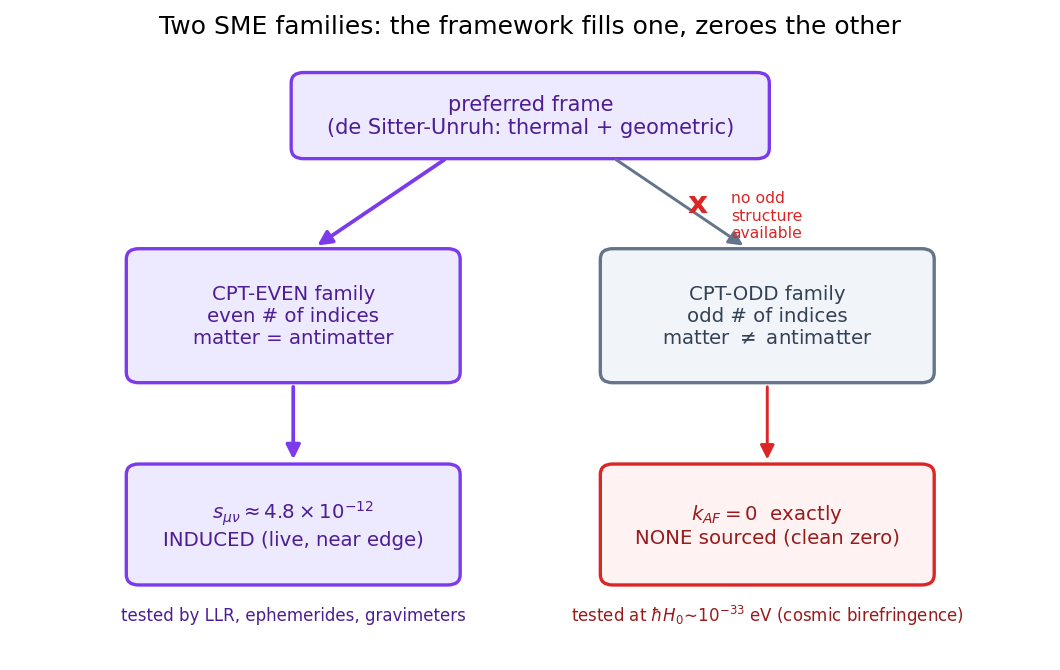

Reproduce this figure in Python.
import numpy as np, matplotlib
matplotlib.use("Agg")
import matplotlib.pyplot as plt
from matplotlib.patches import FancyBboxPatch, FancyArrowPatch
plt.rcParams.update({"figure.dpi":150,"savefig.dpi":150,"font.size":11,
    "axes.grid":True,"grid.alpha":0.25,"axes.spines.top":False,"axes.spines.right":False,
    "axes.titlesize":12,"figure.facecolor":"white","axes.facecolor":"white"})
C_FW="#7c3aed"; C_NEWTON="#64748b"; C_MOND="#0891b2"; C_DATA="#dc2626"  # framework / Newton / MOND / data-or-obs

# Schematic: the SME splits Lorentz violation into two families. The framework's
# thermal-geometric mechanism sources ONLY the CPT-even family; it predicts the
# CPT-odd photon coefficient k_AF = 0 exactly. Conceptual diagram, no data.

fig, ax = plt.subplots(figsize=(7.2,4.6))
ax.set_xlim(0,10); ax.set_ylim(0,7); ax.axis("off")

def box(x, y, w, h, text, fc, ec, tc, fs=10):
    ax.add_patch(FancyBboxPatch((x-w/2, y-h/2), w, h,
        boxstyle="round,pad=0.02,rounding_size=0.12", linewidth=1.6,
        facecolor=fc, edgecolor=ec))
    ax.text(x, y, text, ha="center", va="center", fontsize=fs, color=tc, zorder=5)

# Top: the source.
box(5, 6.2, 4.6, 0.95,
    "preferred frame\n(de Sitter-Unruh: thermal + geometric)",
    "#ede9fe", C_FW, "#4c1d95", fs=10)

# Two families.
box(2.7, 3.9, 3.2, 1.5,
    "CPT-EVEN family\neven # of indices\nmatter = antimatter",
    "#ede9fe", C_FW, "#4c1d95", fs=9.5)
box(7.3, 3.9, 3.2, 1.5,
    "CPT-ODD family\nodd # of indices\nmatter $\\neq$ antimatter",
    "#f1f5f9", C_NEWTON, "#334155", fs=9.5)

# Outcomes.
box(2.7, 1.5, 3.2, 1.35,
    r"$s_{\mu\nu}\approx 4.8\times10^{-12}$" + "\nINDUCED (live, near edge)",
    "#ede9fe", C_FW, "#4c1d95", fs=9.5)
box(7.3, 1.5, 3.2, 1.35,
    r"$k_{AF} = 0$  exactly" + "\nNONE sourced (clean zero)",
    "#fef2f2", C_DATA, "#991b1b", fs=9.5)

def arrow(x1,y1,x2,y2,color,style="-|>",lw=1.8):
    ax.add_patch(FancyArrowPatch((x1,y1),(x2,y2),arrowstyle=style,
        mutation_scale=14, lw=lw, color=color, shrinkA=2, shrinkB=2))

# Source -> the CPT-even branch is sourced (solid purple); the CPT-odd branch is NOT (grey, crossed).
arrow(4.2, 5.72, 2.9, 4.68, C_FW)
arrow(5.8, 5.72, 7.1, 4.68, C_NEWTON, lw=1.4)
# A small "blocked" mark on the odd branch.
ax.text(6.62, 5.18, "x", fontsize=15, color=C_DATA, ha="center", va="center", fontweight="bold")
ax.text(6.95, 5.05, "no odd\nstructure\navailable", fontsize=7.5, color=C_DATA, ha="left", va="center")

arrow(2.7, 3.13, 2.7, 2.20, C_FW)
arrow(7.3, 3.13, 7.3, 2.20, C_DATA, lw=1.4)

# Footnote about scale.
ax.text(7.3, 0.45, r"tested at $\hbar H_0\!\sim\!10^{-33}$ eV (cosmic birefringence)",
        ha="center", va="center", fontsize=8, color="#991b1b")
ax.text(2.7, 0.45, "tested by LLR, ephemerides, gravimeters",
        ha="center", va="center", fontsize=8, color="#4c1d95")

ax.set_title("Two SME families: the framework fills one, zeroes the other", fontsize=12)
fig.tight_layout(); fig.savefig("ch30_cpt_even_odd_split.png", bbox_inches="tight"); print("ok")
